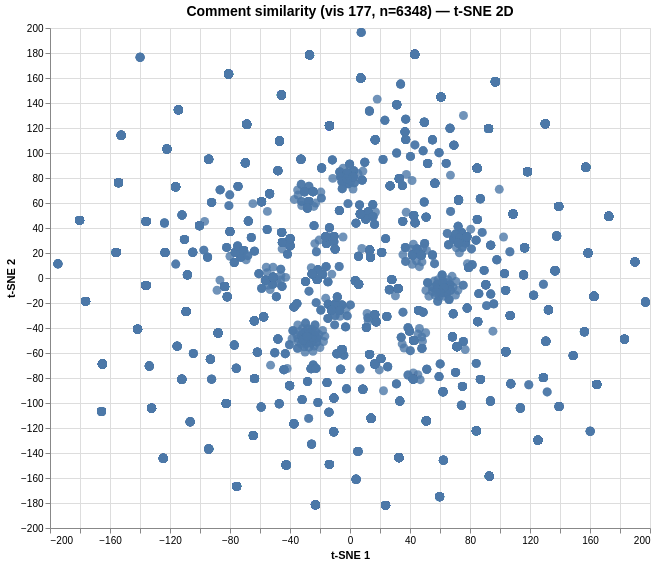

Vega-Lite specification for this chart:
### Vega specification from a JSON file in a GitHub repository (floating-point values rounded to 4 significant figures; data arrays with more than 128 entries replaced by an {"elided": "..."} marker saying what was removed)
{"$schema": "https://vega.github.io/schema/vega/v6.json", "data": [{"name": "param_1e9efca18e7a2868_store"}, {"name": "source_0", "values": {"elided": "6348 records"}}, {"name": "source_0_x_domain_dim_1", "values": [{"min": -194.7, "max": 197.0}]}, {"name": "source_0_y_domain_dim_2", "values": [{"min": -181.9, "max": 196.5}]}], "signals": [{"name": "unit", "value": {}, "on": [{"events": "pointermove", "update": "isTuple(group()) ? group() : unit"}]}, {"name": "param_1e9efca18e7a2868", "update": "vlSelectionResolve(\"param_1e9efca18e7a2868_store\", \"union\")"}, {"name": "param_1e9efca18e7a2868_dim_1", "on": [{"events": [{"source": "view", "type": "dblclick"}], "update": "null"}, {"events": {"signal": "param_1e9efca18e7a2868_translate_delta"}, "update": "panLinear(param_1e9efca18e7a2868_translate_anchor.extent_x, -param_1e9efca18e7a2868_translate_delta.x / width)"}, {"events": {"signal": "param_1e9efca18e7a2868_zoom_delta"}, "update": "zoomLinear(domain(\"x\"), param_1e9efca18e7a2868_zoom_anchor.x, param_1e9efca18e7a2868_zoom_delta)"}]}, {"name": "param_1e9efca18e7a2868_dim_2", "on": [{"events": [{"source": "view", "type": "dblclick"}], "update": "null"}, {"events": {"signal": "param_1e9efca18e7a2868_translate_delta"}, "update": "panLinear(param_1e9efca18e7a2868_translate_anchor.extent_y, param_1e9efca18e7a2868_translate_delta.y / height)"}, {"events": {"signal": "param_1e9efca18e7a2868_zoom_delta"}, "update": "zoomLinear(domain(\"y\"), param_1e9efca18e7a2868_zoom_anchor.y, param_1e9efca18e7a2868_zoom_delta)"}]}, {"name": "param_1e9efca18e7a2868_tuple", "on": [{"events": [{"signal": "param_1e9efca18e7a2868_dim_1 || param_1e9efca18e7a2868_dim_2"}], "update": "param_1e9efca18e7a2868_dim_1 && param_1e9efca18e7a2868_dim_2 ? {unit: \"\", fields: param_1e9efca18e7a2868_tuple_fields, values: [param_1e9efca18e7a2868_dim_1,param_1e9efca18e7a2868_dim_2]} : null"}]}, {"name": "param_1e9efca18e7a2868_tuple_fields", "value": [{"field": "dim_1", "channel": "x", "type": "R"}, {"field": "dim_2", "channel": "y", "type": "R"}]}, {"name": "param_1e9efca18e7a2868_translate_anchor", "value": {}, "on": [{"events": [{"source": "scope", "type": "pointerdown"}], "update": "{x: x(unit), y: y(unit), extent_x: domain(\"x\"), extent_y: domain(\"y\")}"}]}, {"name": "param_1e9efca18e7a2868_translate_delta", "value": {}, "on": [{"events": [{"source": "window", "between": [{"source": "scope", "type": "pointerdown"}, {"source": "window", "type": "pointerup"}], "consume": true, "type": "pointermove"}], "update": "{x: param_1e9efca18e7a2868_translate_anchor.x - x(unit), y: param_1e9efca18e7a2868_translate_anchor.y - y(unit)}"}]}, {"name": "param_1e9efca18e7a2868_zoom_anchor", "on": [{"events": [{"source": "scope", "consume": true, "type": "wheel"}], "update": "{x: invert(\"x\", x(unit)), y: invert(\"y\", y(unit))}"}]}, {"name": "param_1e9efca18e7a2868_zoom_delta", "on": [{"events": [{"source": "scope", "type": "wheel", "consume": true}], "update": "pow(1.001, event.deltaY * pow(16, event.deltaMode))", "force": true}]}, {"name": "param_1e9efca18e7a2868_modify", "on": [{"events": {"signal": "param_1e9efca18e7a2868_tuple"}, "update": "modify(\"param_1e9efca18e7a2868_store\", param_1e9efca18e7a2868_tuple, true)"}]}], "marks": [{"type": "symbol", "name": "marks", "from": {"data": "source_0"}, "encode": {"update": {"size": {"value": 80}, "fill": {"value": "#4c78a8"}, "x": {"field": "dim_1", "scale": "x"}, "y": {"field": "dim_2", "scale": "y"}, "shape": {"value": "circle"}, "opacity": {"value": 0.8}, "tooltip": {"signal": "{\"Comment #\": format(datum[\"index\"], \"\"), \"Comment\": isValid(datum[\"comment\"]) ? datum[\"comment\"] : \"\"+datum[\"comment\"]}"}}}, "clip": true, "style": ["circle"], "interactive": true}], "scales": [{"name": "x", "type": "linear", "domain": [{"signal": "(data(\"source_0_x_domain_dim_1\")[0] || {}).min"}, {"signal": "(data(\"source_0_x_domain_dim_1\")[0] || {}).max"}], "range": [0, {"signal": "width"}], "nice": true, "zero": true, "domainRaw": {"signal": "param_1e9efca18e7a2868[\"dim_1\"]"}}, {"name": "y", "type": "linear", "domain": [{"signal": "(data(\"source_0_y_domain_dim_2\")[0] || {}).min"}, {"signal": "(data(\"source_0_y_domain_dim_2\")[0] || {}).max"}], "range": [{"signal": "height"}, 0], "nice": true, "zero": true, "domainRaw": {"signal": "param_1e9efca18e7a2868[\"dim_2\"]"}}], "axes": [{"scale": "x", "minExtent": 0, "labels": false, "grid": true, "ticks": false, "orient": "bottom", "aria": false, "gridScale": "y", "maxExtent": 0, "zindex": 0, "tickCount": {"signal": "ceil(width/40)"}, "domain": false}, {"scale": "y", "labels": false, "domain": false, "maxExtent": 0, "aria": false, "grid": true, "gridScale": "x", "orient": "left", "minExtent": 0, "zindex": 0, "ticks": false, "tickCount": {"signal": "ceil(height/40)"}}, {"scale": "x", "zindex": 0, "grid": false, "orient": "bottom", "title": "t-SNE 1", "labelFlush": true, "labelOverlap": true, "tickCount": {"signal": "ceil(width/40)"}}, {"scale": "y", "labelOverlap": true, "tickCount": {"signal": "ceil(height/40)"}, "zindex": 0, "title": "t-SNE 2", "orient": "left", "grid": false}], "title": {"text": "Comment similarity (vis 177, n=6348) — t-SNE 2D", "fontSize": 14, "frame": "group"}, "padding": 5, "style": "cell", "background": "white", "height": 500, "width": 600}
